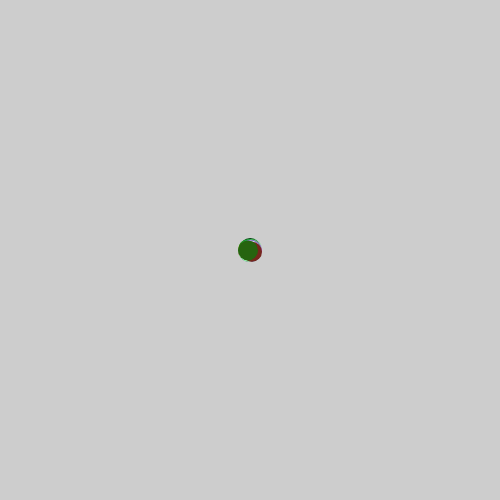
Frame 1 (no input)
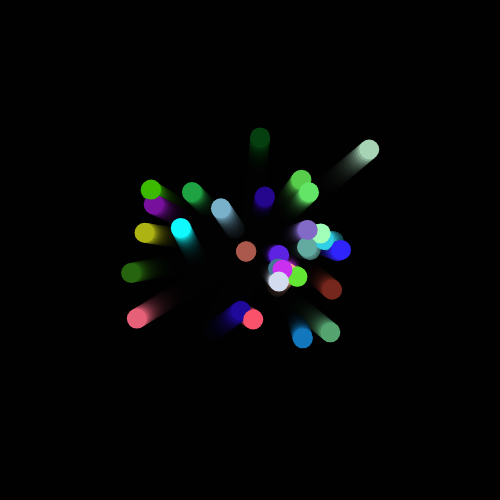
Frame 60 (no input)
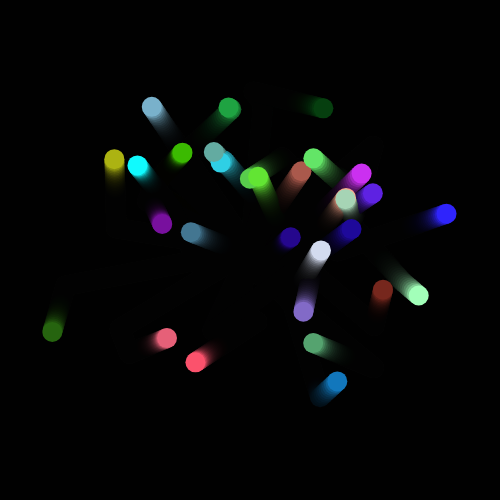
Frame 120 (the mouse pressed at the canvas centre since frame 60)

The p5.js sketch that drew these frames (run headless with seeded random() and noise() and a simulated clock; from frame 60 on, the mouse is pressed at the canvas centre):

// p5.js sketch
// ── sketch.js
// array to hold our walkers
let theWalkers = [];

function setup() {
    createCanvas(500, 500);

    // create 30 walkers
    for (let i = 0; i < 30; i++) {
        let temp = new RandomWalker(250, 250);

        // put this walker into our array
        theWalkers.push(temp);
    }
}

function draw() {
    background(0, 50);

    // visit our walkers and ask them to display / move themselves
    for (let i = 0; i < theWalkers.length; i++) {
        theWalkers[i].move();
        theWalkers[i].display();
    }
}

// this class models a random walker
class RandomWalker {

    constructor(x, y) {
        // store our position
        this.x = x;
        this.y = y;

        // store our size
        this.size = 20;

        // pick a random direction to move in
        this.xSpeed = random(-2, 2);
        this.ySpeed = random(-2, 2);

        // how long should we keep moving in this direction?
        this.framesMax = int(random(100));

        // keep track of how long we have been moving
        this.framesCurrent = 0;

        // pick a random color
        // the 'color' function in p5 packages up multiple color
        // values into a single value
        this.color = color(random(255), random(255), random(255));
    }

    display() {
        noStroke();
        fill(this.color);
        ellipse(this.x, this.y, this.size, this.size);
    }

    move() {
        // mark this as a frame in which we moved
        this.framesCurrent++;

        // update direction based on speed
        this.x += this.xSpeed;
        this.y += this.ySpeed;

        // wrap around
        if (this.x > width) {
            this.x = 0;
        }
        if (this.x < 0) {
            this.x = width;
        }
        if (this.y > height) {
            this.y = 0;
        }
        if (this.y < 0) {
            this.y = width;
        }

        // is it time to change direction?
        if (this.framesCurrent >= this.framesMax) {
            // pick a random direction to move in
            this.xSpeed = random(-2, 2);
            this.ySpeed = random(-2, 2);

            // how long should we keep moving in this direction?
            this.framesMax = int(random(100));

            // keep track of how long we have been moving
            this.framesCurrent = 0;
        }
    }
}
